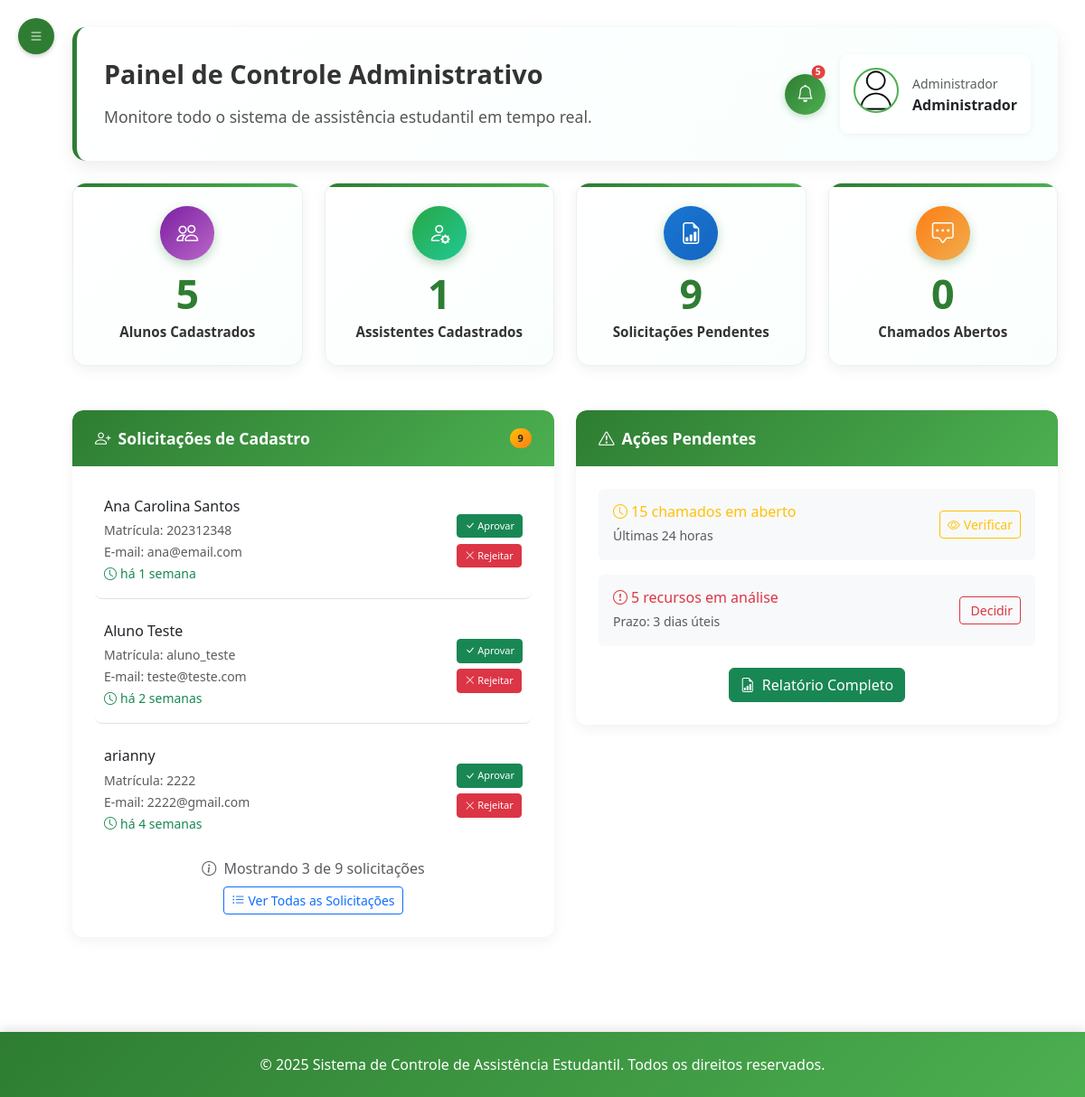
Page /admin/inicio (signed in) on the committed database.
### tables this page shows
CREATE TABLE usuario (
id_usuario INTEGER PRIMARY KEY AUTOINCREMENT,
nome TEXT NOT NULL,
matricula TEXT UNIQUE NOT NULL,
email TEXT NOT NULL UNIQUE,
senha TEXT NOT NULL,
perfil TEXT NOT NULL DEFAULT 'aluno',
foto TEXT,
token_redefinicao TEXT,
data_token TIMESTAMP,
data_cadastro TIMESTAMP DEFAULT CURRENT_TIMESTAMP
);

### routes/admin/perfiladmin_routes.py (the view)
@router.get("/inicio")
@requer_autenticacao("admin")
async def get_perfil(request: Request, usuario_logado: dict = None):
    admin = usuario_repo.obter_usuario_por_matricula(usuario_logado['matricula'])
    possiveis_alunos_raw = aluno_repo.obter_possiveis_alunos()
    possiveis_alunos = []
    for usuario in possiveis_alunos_raw[:3]:  # Mostrar apenas os 3 mais recentes
        usuario_dict = {
            'id_usuario': usuario.id_usuario,
            'nome': usuario.nome,
            'matricula': usuario.matricula,
            'email': usuario.email,
            'data_cadastro': usuario.data_cadastro,
            'tempo_relativo': calcular_tempo_relativo(usuario.data_cadastro) if usuario.data_cadastro else "Data não informada",
            'data_formatada': formatar_data_brasileira(usuario.data_cadastro) if usuario.data_cadastro else "Data não informada"
        }
        possiveis_alunos.append(usuario_dict)
    try:
        total_alunos = aluno_repo.contar_todos()
    except Exception:
        total_alunos = 0
    try:
        total_assistentes = len(assistente_social_repo.obter_todos())
    except Exception:
        total_assistentes = 0
    try:
        estatisticas_inscricoes = inscricao_repo.obter_estatisticas_analise()
        total_cadastros_pendentes = len(possiveis_alunos_raw)
    except Exception:
        total_cadastros_pendentes = len(possiveis_alunos_raw)
    try:
        estatisticas_chamados = chamado_repo.obter_estatisticas_gerais()
        total_chamados_pendentes = estatisticas_chamados.get('abertos', 0) if estatisticas_chamados else 0
    except Exception:
        total_chamados_pendentes = 0
    context = {
        "request": request,
        "admin": admin,
        "possiveis_alunos": possiveis_alunos,
        "total_cadastros_pendentes": total_cadastros_pendentes,
        "total_alunos": total_alunos,
        "total_assistentes": total_assistentes,
        "total_chamados_pendentes": total_chamados_pendentes
    }
    response = templates.TemplateResponse("/admin/dashboard_admin.html", context)
    return response

### templates/admin/dashboard_admin.html (shortened to what this page needs)
{% extends "base_admin.html" %}
{% block content %}
        <div class="welcome-banner mb-4 card-hover">
            <div class="row align-items-center">
                <div class="col-md-8">
                    <h4 class="mb-3">Painel de Controle Administrativo</h4>
                    <p>Monitore todo o sistema de assistência estudantil em tempo real.</p>
                </div>
                <div class="col-md-4 d-flex justify-content-end align-items-center gap-3">
                    <button class="btn-notification position-relative" data-bs-toggle="modal" data-bs-target="#notificacoesModal">
                        <i class="bi bi-bell"></i>
                        <span class="position-absolute top-0 start-100 translate-middle badge rounded-pill bg-danger notification-badge">
                            5
                        </span>
                    </button>
                    <div class="user-profile-card">
                        <img src="/static/img/perfil.png" alt="Perfil" class="mb-2">
                        <div>
                            <small class="text-muted">Administrador</small>
                            <div class="fw-bold">{{admin.nome}}</div>
                        </div>
                    </div>
                </div>
            </div>
        </div>
         <div class="row mb-4">
            <div class="col-md-3">
                <div class="stats-card card beneficiados">
                    <div class="icon">
                        <i class="bi bi-people"></i>
                    </div>
                    <div class="number">{{ total_alunos or '0'}}</div>
                    <div class="label">Alunos Cadastrados</div>
                </div>
            </div>
            <div class="col-md-3">
                <div class="stats-card card assistentes">
                    <div class="icon">
                        <i class="bi bi-person-gear"></i>
                    </div>
                    <div class="number">{{ total_assistentes or '0'}}</div>
                    <div class="label">Assistentes Cadastrados</div>
                </div>
            </div>
            <div class="col-md-3">
                <div class="stats-card card relatorios">
                    <div class="icon">
                        <i class="bi bi-file-earmark-bar-graph"></i>
                    </div>
                    <div class="number">{{ total_cadastros_pendentes or '0' }}</div>
                    <div class="label">Solicitações Pendentes</div>
                </div>
            </div>
            <div class="col-md-3">
                <div class="stats-card card chamados">
                    <div class="icon">
                        <i class="bi bi-chat-square-dots"></i>
                    </div>
                    <div class="number">{{ total_chamados_pendentes or "0" }}</div>
                    <div class="label">Chamados Abertos</div>
                </div>
            </div>
        </div>
        <div class="row">
            <div class="col-md-6">
                <div class="card">
                    <div class="card-header d-flex justify-content-between align-items-center">
                        <span><i class="bi bi-person-plus me-2"></i>Solicitações de Cadastro</span>
                        {% if total_cadastros_pendentes > 0 %}
                        <span class="badge bg-warning">{{ total_cadastros_pendentes }}</span>
                        {% endif %}
                    </div>
                    <div class="card-body">
                        {% if possiveis_alunos %}
                            {% for usuario in possiveis_alunos %}
                            <div class="solicitation-item {% if not loop.last %}border-bottom pb-3 mb-3{% endif %}">
                                <div class="d-flex justify-content-between align-items-center">
                                    <div>
                                        <h6 class="mb-1">{{ usuario.nome }}</h6>
                                        <small class="text-muted">Matrícula: {{ usuario.matricula }}</small><br>
                                        <small class="text-muted">E-mail: {{ usuario.email }}</small><br>
                                        <small class="text-success">
                                            <i class="bi bi-clock me-1"></i>{{ usuario.tempo_relativo }}
                                        </small>
                                    </div>
                                    <div>
                                        <div class="btn-group-vertical" role="group">
                                            <form method="post" action="/admin/aprovar-usuario/{{ usuario.id_usuario }}" style="display: inline;">
                                                <button type="submit" class="btn btn-sm btn-success mb-1"
                                                        onclick="return confirm('Aprovar cadastro de {{ usuario.nome }}?')"
                                                        title="Aprovar cadastro de {{ usuario.nome }}">
                                                    <i class="bi bi-check-lg"></i> Aprovar
                                                </button>
                                            </form>
                                            <form method="post" action="/admin/rejeitar-usuario/{{ usuario.id_usuario }}" style="display: inline;">
                                                <button type="submit" class="btn btn-sm btn-danger"
                                                        onclick="return confirm('Rejeitar cadastro de {{ usuario.nome }}? Esta ação não pode ser desfeita.')"
                                                        title="Rejeitar cadastro de {{ usuario.nome }}">
                                                    <i class="bi bi-x-lg"></i> Rejeitar
                                                </button>
                                            </form>
                                        </div>
                                    </div>
                                </div>
                            </div>
                            {% endfor %}
                            {% if total_cadastros_pendentes > 3 %}
                            <div class="text-center mt-3">
                                <p class="text-muted mb-2">
                                    <i class="bi bi-info-circle me-1"></i>
                                    Mostrando 3 de {{ total_cadastros_pendentes }} solicitações
                                </p>
                                <a href="/admin/analisar-cadastros" class="btn btn-outline-primary btn-sm">
                                    <i class="bi bi-list-ul me-1"></i>Ver Todas as Solicitações
                                </a>
                            </div>
                            {% else %}
                            <div class="text-center mt-3">
                                <a href="/admin/analisar-cadastros" class="btn btn-outline-primary btn-sm">
                                    <i class="bi bi-list-ul me-1"></i>Gerenciar Cadastros
                                </a>
                            </div>
                            {% endif %}
                        {% endif %}
                    </div>
                </div>
            </div>
            <div class="col-md-6">
                <div class="card">
                    <div class="card-header">
                        <i class="bi bi-exclamation-triangle me-2"></i>Ações Pendentes
                    </div>
                    <div class="card-body">
                        <div class="d-flex justify-content-between align-items-center mb-3 p-3 bg-light rounded">
                            <div>
                                <h6 class="mb-1 text-warning">
                                    <i class="bi bi-clock me-1"></i>15 chamados em aberto
                                </h6>
                                <small class="text-muted">Últimas 24 horas</small>
                            </div>
                            <div>
                                <a href="/admin/chamados" class="btn btn-sm btn-outline-warning">
                                    <i class="bi bi-eye me-1"></i>Verificar
                                </a>
                            </div>
                        </div>
                        <div class="d-flex justify-content-between align-items-center mb-3 p-3 bg-light rounded">
                            <div>
                                <h6 class="mb-1 text-danger">
                                    <i class="bi bi-exclamation-circle me-1"></i>5 recursos em análise
                                </h6>
                                <small class="text-muted">Prazo: 3 dias úteis</small>
                            </div>
                            <div>
                                <a href="/admin/recursos" class="btn btn-sm btn-outline-danger">
                                    Decidir
                                </a>
                            </div>
                        </div>
                        <div class="text-center mt-4">
                            <a href="/admin/relatorios" class="btn btn-success">
                                <i class="bi bi-file-earmark-bar-graph me-2"></i>Relatório Completo
                            </a>
                        </div>
                    </div>
                </div>
            </div>
        </div>
    </div>
    <footer class="footer bg-success text-white py-4">
        <div class="container">
            <div class="row">
                <div class="col-12 text-center">
                    <p class="text-white mb-0">
                        &copy; 2025 Sistema de Controle de Assistência Estudantil. Todos os direitos reservados.
                    </p>
                </div>
            </div>
        </div>
    </footer>
{% endblock %}

### rows in the picture
usuario: nome "Administrador"
usuario: nome "Ana Carolina Santos", matricula "202312348", email "ana@email.com", tempo_relativo "há 1 semana"
usuario: nome "Aluno Teste", matricula "aluno_teste", email "teste@teste.com", tempo_relativo "há 2 semanas"
usuario: nome "arianny", matricula "2222", email "2222@gmail.com", tempo_relativo "há 4 semanas"

### other values in the picture
{{ total_alunos or '0' }} "5"
{{ total_assistentes or '0' }} "1"
{{ total_cadastros_pendentes or '0' }} "9"
{{ total_chamados_pendentes or "0" }} "0"
{{ total_cadastros_pendentes }} "9"
